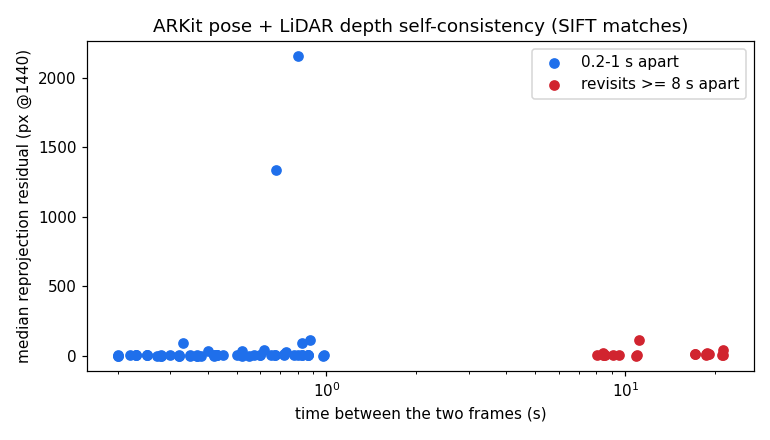

Python code for this plot:
"""(6) ARKit pose self-consistency, in pixels. For pairs of TRAINING frames (q600) that look at the
same surfaces: SIFT matches (ratio 0.75) between the photos; each match in frame A is lifted to 3D
with A's own LiDAR depth (confidence 2, smooth depth only) and A's ARKit pose, projected into B with
B's ARKit pose, and compared with the matched keypoint in B. Median residual over matches, per pair.
  short: 0.2-1.0 s apart (local tracking + depth + matching noise floor)
  revisit: >= 8 s apart, cameras within 40 cm and 20 deg (loop: drift shows here)
Residuals reported at 1920 px and scaled to the 1440 px training width.
Writes pose_consistency.json, pose_consistency.png."""
import json, random
from pathlib import Path
import cv2, numpy as np
from PIL import Image
import matplotlib; matplotlib.use("Agg"); import matplotlib.pyplot as plt
from litereality_agent.pipeline.evaluate import fidelity as fd
HERE = Path(__file__).resolve().parent; Q = Path.home() / "LiteReality-scans/stray_atrium_q600"
fr = []
for j in sorted(Q.glob("frame_*.json")):
    m = json.loads(j.read_text())
    fr.append({"stem": j.stem, "n": j.stem[6:], "t": m["time"], "pose": fd.camera_pose(m["cameraPoseARFrame"]), "K": np.array(m["intrinsics"]).reshape(3, 3), "vf": m["stray"]["video_frame"]})
blur = np.load(HERE / "blur_arrays.npz")["Lest"]; W = np.load(HERE / "blur_arrays.npz")["wperp"]
T = np.array([f["t"] for f in fr]); C = np.array([f["pose"][:3, 3] for f in fr]); Fw = np.array([-f["pose"][:3, 2] for f in fr])
sift = cv2.SIFT_create(6000, contrastThreshold=0.01)
cache = {}
def feats(i):
    if i not in cache:
        g = cv2.cvtColor(cv2.imread(str(Q / (fr[i]["stem"] + ".jpg"))), cv2.COLOR_BGR2GRAY)
        cache[i] = sift.detectAndCompute(g, None)
        if len(cache) > 40: cache.pop(next(iter(cache)))
    return cache[i]
def lift(i, uv):
    f = fr[i]; D = np.asarray(Image.open(Q / f"depth_{f['n']}.png"), np.float32) / 1000
    Cf = np.asarray(Image.open(Q / f"conf_{f['n']}.png")); h, w = D.shape
    iu = np.clip((uv[:, 0] * w / 1920).astype(int), 1, w - 2); iv = np.clip((uv[:, 1] * h / 1440).astype(int), 1, h - 2)
    d = D[iv, iu]; nb = np.stack([D[iv + a, iu + b] for a in (-1, 0, 1) for b in (-1, 0, 1)], 1)
    ok = (Cf[iv, iu] >= 2) & (d > 0.2) & (np.ptp(nb, 1) < 0.05)
    K = f["K"]; x = (uv[:, 0] - K[0, 2]) / K[0, 0] * d; y = (uv[:, 1] - K[1, 2]) / K[1, 1] * d
    pc = np.c_[x, -y, -d]  # OpenGL camera
    return pc @ f["pose"][:3, :3].T + f["pose"][:3, 3], ok
def project(i, P):
    f = fr[i]; pc = (P - f["pose"][:3, 3]) @ f["pose"][:3, :3]; z = -pc[:, 2]
    K = f["K"]; return np.c_[K[0, 0] * pc[:, 0] / z + K[0, 2], K[1, 1] * (-pc[:, 1]) / z + K[1, 2]], z
bf = cv2.BFMatcher()
def pair(i, j):
    ka, da = feats(i); kb, db = feats(j)
    if da is None or db is None or len(ka) < 50 or len(kb) < 50: return None
    m = [a for a, b in bf.knnMatch(da, db, k=2) if a.distance < 0.75 * b.distance]
    if len(m) < 40: return None
    ua = np.array([ka[x.queryIdx].pt for x in m]); ub = np.array([kb[x.trainIdx].pt for x in m])
    # geometric outlier rejection independent of ARKit: fundamental matrix RANSAC
    Fm, inl = cv2.findFundamentalMat(ua, ub, cv2.FM_RANSAC, 2.0, 0.999)
    if inl is None: return None
    inl = inl.ravel().astype(bool); ua, ub = ua[inl], ub[inl]
    P, ok = lift(i, ua)
    if ok.sum() < 15: return None
    pb, z = project(j, P[ok]); r = np.linalg.norm(pb - ub[ok], axis=1); r = r[z > 0]
    # depth-free check: distance of B's keypoint from the epipolar line ARKit's relative pose gives
    Ta, Tb = fr[i]["pose"], fr[j]["pose"]; G = np.diag([1, -1, -1])
    Ra, Rb = Ta[:3, :3] @ G, Tb[:3, :3] @ G  # OpenCV camera -> world
    Rab = Rb.T @ Ra; tab = Rb.T @ (Ta[:3, 3] - Tb[:3, 3])
    tx = np.array([[0, -tab[2], tab[1]], [tab[2], 0, -tab[0]], [-tab[1], tab[0], 0]])
    Fk = np.linalg.inv(fr[j]["K"]).T @ tx @ Rab @ np.linalg.inv(fr[i]["K"])
    ha = np.c_[ua, np.ones(len(ua))]; hb = np.c_[ub, np.ones(len(ub))]
    l = ha @ Fk.T; epi = np.abs(np.sum(l * hb, 1)) / np.hypot(l[:, 0], l[:, 1])
    lr = ha @ Fm.T; epi_ransac = np.abs(np.sum(lr * hb, 1)) / np.hypot(lr[:, 0], lr[:, 1])
    return {"a": fr[i]["stem"], "b": fr[j]["stem"], "dt": round(abs(fr[j]["t"] - fr[i]["t"]), 2), "n": int(len(r)),
            "median_px1920": round(float(np.median(r)), 2), "p75_px1920": round(float(np.percentile(r, 75)), 2),
            "baseline_cm": round(float(np.linalg.norm(C[i] - C[j]) * 100), 1),
            "epipolar_median_px1920": round(float(np.median(epi)), 2), "epipolar_own_F_median_px1920": round(float(np.median(epi_ransac)), 2),
            "gyro_deg_s": [round(float(np.degrees(W[fr[i]["vf"]])), 1), round(float(np.degrees(W[fr[j]["vf"]])), 1)],
            "blur_a": round(float(blur[fr[i]["vf"]]), 1), "blur_b": round(float(blur[fr[j]["vf"]]), 1)}
random.seed(0)
short, revisit = [], []
idx = list(range(len(fr)))
for i in random.sample(idx, 120):
    js = [j for j in idx if 0.2 <= abs(T[j] - T[i]) <= 1.0]
    if js:
        r = pair(i, random.choice(js))
        if r: short.append(r)
    if len(short) >= 60: break
cand = [(i, j) for i in idx for j in idx if j > i and T[j] - T[i] >= 8 and np.linalg.norm(C[i] - C[j]) < 0.4 and np.degrees(np.arccos(np.clip(Fw[i] @ Fw[j], -1, 1))) < 20]
print("revisit candidates", len(cand))
for i, j in random.sample(cand, min(150, len(cand))):
    r = pair(i, j)
    if r: revisit.append(r)
    if len(revisit) >= 60: break
print("pairs", len(short), len(revisit))
def summ(rs):
    a = np.array([r["median_px1920"] for r in rs])
    return {"pairs": len(rs), "median_of_pair_medians_px1920": round(float(np.median(a)), 2), "p75_px1920": round(float(np.percentile(a, 75)), 2), "p90_px1920": round(float(np.percentile(a, 90)), 2),
            "median_px_at_1440": round(float(np.median(a) * 0.75), 2), "p90_px_at_1440": round(float(np.percentile(a, 90) * 0.75), 2),
            "median_dt_s": round(float(np.median([r["dt"] for r in rs])), 1),
            "epipolar_vs_ARKit_median_px1920": round(float(np.median([r["epipolar_median_px1920"] for r in rs])), 2),
            "epipolar_vs_ARKit_p90_px1920": round(float(np.percentile([r["epipolar_median_px1920"] for r in rs], 90)), 2),
            "epipolar_vs_own_F_median_px1920": round(float(np.median([r["epipolar_own_F_median_px1920"] for r in rs])), 2),
            "spearman_epipolar_vs_max_gyro": round(float(__import__("scipy.stats").stats.spearmanr([r["epipolar_median_px1920"] for r in rs], [max(r["gyro_deg_s"]) for r in rs]).correlation), 3)}
out = {"short_0.2-1s": summ(short), "revisit_ge_8s": summ(revisit), "short": short, "revisit": revisit}
(HERE / "pose_consistency.json").write_text(json.dumps(out, indent=1))
print(json.dumps({k: v for k, v in out.items() if k not in ("short", "revisit")}, indent=1))
fig, ax = plt.subplots(figsize=(7, 4))
ax.scatter([r["dt"] for r in short], [r["median_px1920"] * 0.75 for r in short], label="0.2-1 s apart", color="#1f6feb")
ax.scatter([r["dt"] for r in revisit], [r["median_px1920"] * 0.75 for r in revisit], label="revisits >= 8 s apart", color="#d1242f")
ax.set_xscale("log"); ax.set_xlabel("time between the two frames (s)"); ax.set_ylabel("median reprojection residual (px @1440)"); ax.legend()
ax.set_title("ARKit pose + LiDAR depth self-consistency (SIFT matches)")
fig.tight_layout(); fig.savefig(HERE / "pose_consistency.png", dpi=110)
